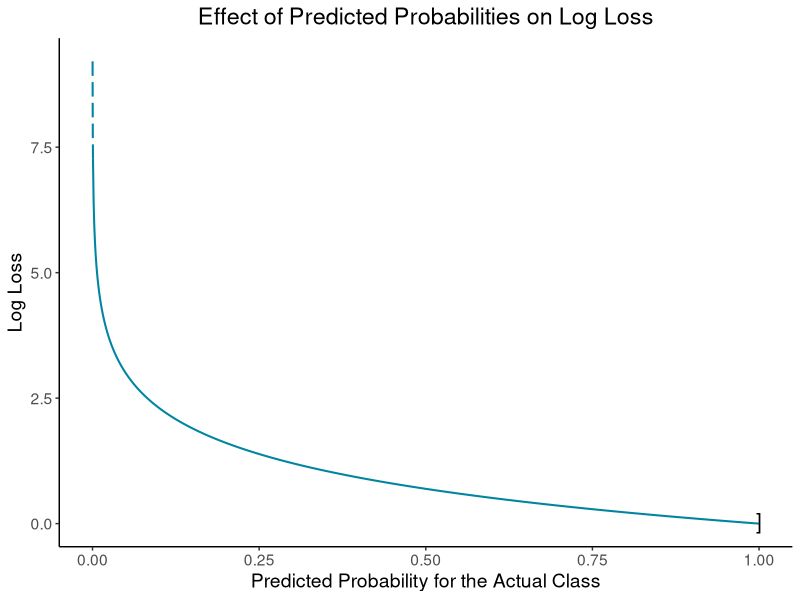
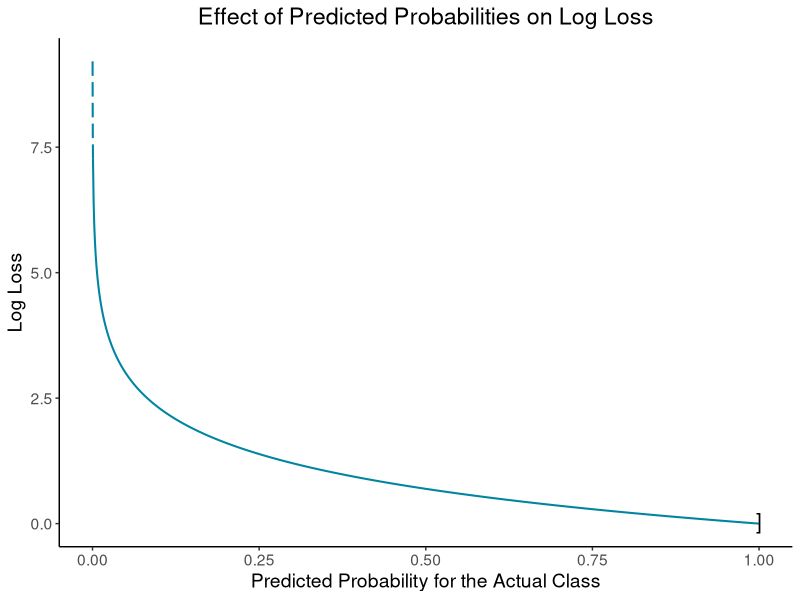

R code for these plots, in order:
## ---- chunk 1
library(ggplot2)
library(ggthemes)
## ---- chunk 2
startDash <- 0.0007
dashedRange <- seq(0.0001, startDash, by = 0.0001)
fullRange <- seq(startDash, 1, by = 0.001)

logLoss <- function(x){-log(x)}

dashedDF <- data.frame(x = dashedRange, y = NA)
dashedDF$y <- logLoss(dashedDF$x)
fullDF <- data.frame(x = fullRange, y = NA)
fullDF$y <- logLoss(fullDF$x)
bracket<- data.frame(x = 1, y = 0)

logLossPlot <- ggplot(mapping = aes(x, y)) +
  geom_line(data = dashedDF,linetype="longdash", colour="#0085a1",size=0.7) +
  geom_line(data = fullDF, colour="#0085a1",size=0.7)+
  geom_point(data=bracket, shape=93, size=5)+
  ggtitle("Effect of Predicted Probabilities on Log Loss")  +
  ylab("Log Loss") +
  xlab("Predicted Probability for the Actual Class") +
  theme_classic()+
  theme(text = element_text(size=14),plot.title = element_text(hjust = 0.5)) +
  theme(legend.position="none") 

logLossPlot

ggsave("../img/blog/log-loss.png", plot=logLossPlot, device = 'png')

